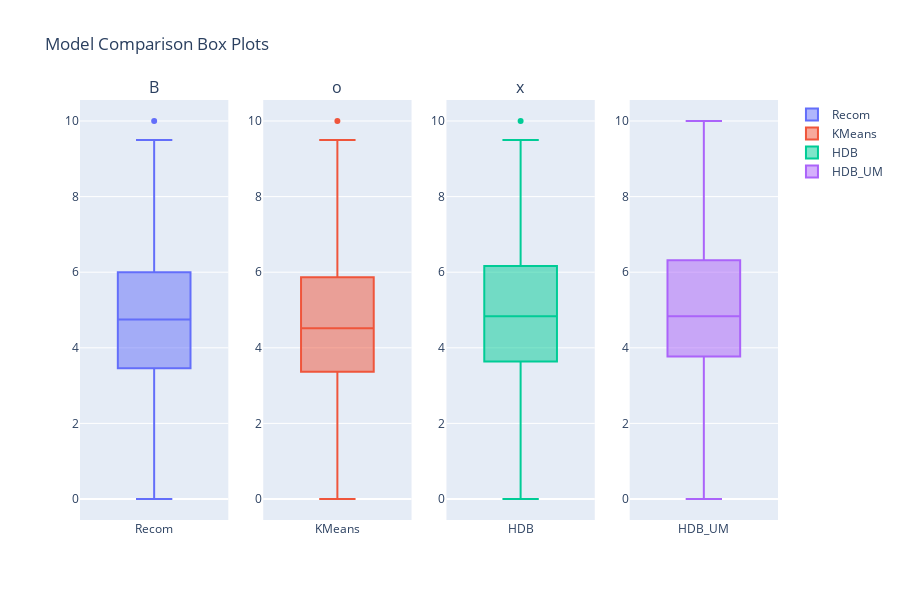

The notebook cell saved with this chart:
### Markdown cell above
Overall, these t-tests help to confirm which models are statistically better at making recommendations. The significant results across most comparisons suggest real differences in performance, not just random variation. However, it is necessary to take into account the normality of hits distribution as well.

### Code cell
from eval import plot_model_comparison_boxplots
data_series = {
    'Recom': recom,
    'KMeans': kmeans,
    'HDB': hdb,
    'HDB_UM': hdb_um
}
plot_model_comparison_boxplots(data_series)

### Figure 1 — Plotly figure (JSON) as saved in the notebook; plotly's stock layout.template omitted (floating-point values rounded to 4 significant figures; data arrays with more than 128 entries replaced by an {"elided": "..."} marker saying what was removed)
{"data": [{"name": "Recom", "type": "box", "xaxis": "x", "y": {"elided": "500 float values"}, "yaxis": "y"}, {"name": "KMeans", "type": "box", "xaxis": "x2", "y": {"elided": "500 float values"}, "yaxis": "y2"}, {"name": "HDB", "type": "box", "xaxis": "x3", "y": {"elided": "500 float values"}, "yaxis": "y3"}, {"name": "HDB_UM", "type": "box", "xaxis": "x4", "y": {"elided": "500 float values"}, "yaxis": "y4"}], "layout": {"annotations": [{"font": {"size": 16}, "showarrow": false, "text": "B", "x": 0.1062, "xanchor": "center", "xref": "paper", "y": 1, "yanchor": "bottom", "yref": "paper"}, {"font": {"size": 16}, "showarrow": false, "text": "o", "x": 0.3688, "xanchor": "center", "xref": "paper", "y": 1, "yanchor": "bottom", "yref": "paper"}, {"font": {"size": 16}, "showarrow": false, "text": "x", "x": 0.6313, "xanchor": "center", "xref": "paper", "y": 1, "yanchor": "bottom", "yref": "paper"}, {"font": {"size": 16}, "showarrow": false, "text": " ", "x": 0.8938, "xanchor": "center", "xref": "paper", "y": 1, "yanchor": "bottom", "yref": "paper"}], "height": 600, "title": {"text": "Model Comparison Box Plots"}, "xaxis": {"anchor": "y", "domain": [0, 0.2125]}, "xaxis2": {"anchor": "y2", "domain": [0.2625, 0.475]}, "xaxis3": {"anchor": "y3", "domain": [0.525, 0.7375]}, "xaxis4": {"anchor": "y4", "domain": [0.7875, 1]}, "yaxis": {"anchor": "x", "domain": [0, 1]}, "yaxis2": {"anchor": "x2", "domain": [0, 1]}, "yaxis3": {"anchor": "x3", "domain": [0, 1]}, "yaxis4": {"anchor": "x4", "domain": [0, 1]}}}
